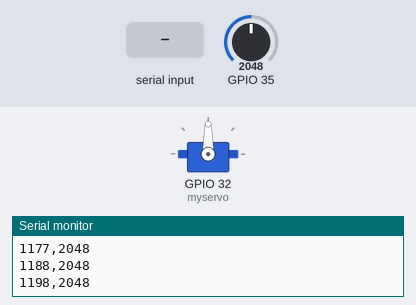
The sketch below on a simulated ESP32. Shown: servo, the last lines printed to the serial monitor. Inputs (shaded band) come from the test bench; at power-on: GPIO 35 = 2048.

Above: at 1.2 s.
1.3 s: "90,45\n" received over Serial
At 2.5 s:
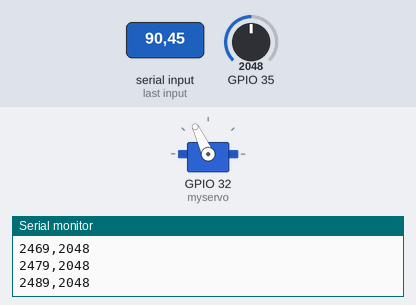
2.8 s: "1\n" received over Serial
At 3.6 s:
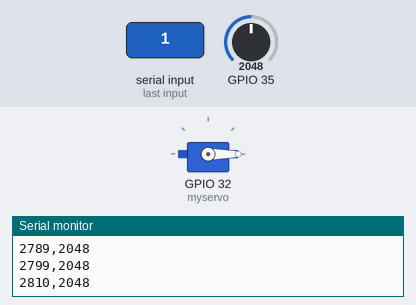
Timing chart, 0 to 5.8 s (numbered marks = the images above; inputs shaded):
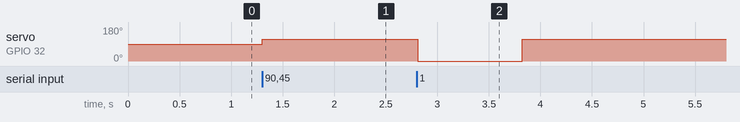

The sketch:

Arduino_Code.ino
```cpp
#include <Servo.h>
Servo myservo;
int pos = 0;
int val = 0;
int sensorValue = 0;
long t = 0, ti = 0;
void setup() {
  // put your setup code here, to run once:
  Serial.begin(115200);
  myservo.attach(32);

  ti = millis();


}

void loop() {
  // put your main code here, to run repeatedly:
  t = millis() - ti; //currenttime=initial
  sensorValue = analogRead(35);
  Serial.print(t);
  Serial.print(",");
  Serial.print(sensorValue);
  Serial.println();
  delay(10);
  if (Serial.available())
  {
    int input = Serial.parseInt();
    if (input == 1)
    {
      myservo.write(0);
    }
    else
    {
      myservo.write(115);
    }
  }
}
```

Measured:
- after the input at 1.3 s, servo on GPIO 32 (myservo): 90° → 115° at once
- after the input at 2.8 s, servo on GPIO 32 (myservo): 115° → 0° at once, → 115° 1.0 s later
